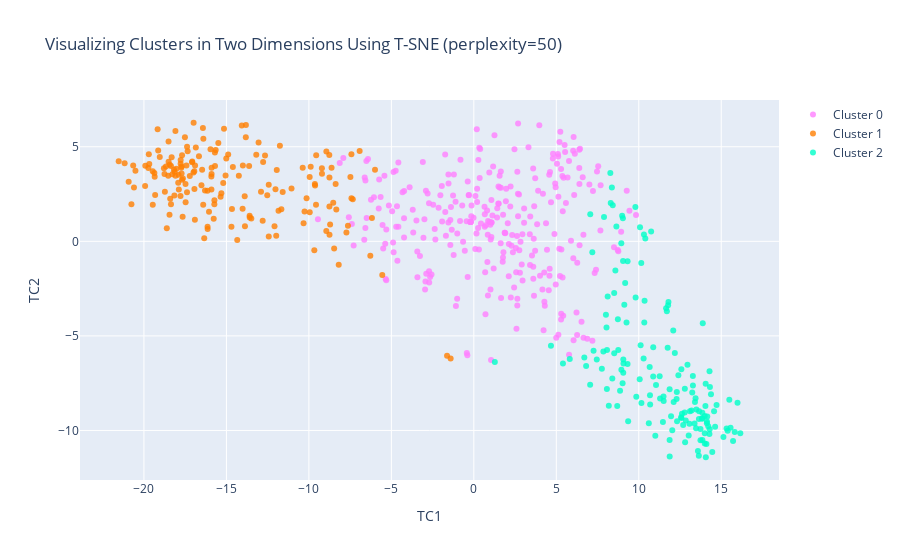

The code cell stored with this chart in its notebook:
### Code cell
#trace1 is for 'Cluster 0'
trace1 = go.Scatter(
                    x = cluster0["TC1_2d"],
                    y = cluster0["TC2_2d"],
                    mode = "markers",
                    name = "Cluster 0",
                    marker = dict(color = 'rgba(255, 128, 255, 0.8)'),
                    text = None)

#trace2 is for 'Cluster 1'
trace2 = go.Scatter(
                    x = cluster1["TC1_2d"],
                    y = cluster1["TC2_2d"],
                    mode = "markers",
                    name = "Cluster 1",
                    marker = dict(color = 'rgba(255, 128, 2, 0.8)'),
                    text = None)


#trace3 is for 'Cluster 2'
trace3 = go.Scatter(
                    x = cluster2["TC1_2d"],
                    y = cluster2["TC2_2d"],
                    mode = "markers",
                    name = "Cluster 2",
                    marker = dict(color = 'rgba(0, 255, 200, 0.8)'),
                    text = None)

trace4 = go.Scatter(
                    x = cluster3["TC1_2d"],
                    y = cluster3["TC2_2d"],
                    mode = "markers",
                    name = "Cluster 3",
                    marker = dict(color = 'rgba(128, 255, 100, 0.8)'),
                    text = None)

trace5 = go.Scatter(
                    x = cluster4["TC1_2d"],
                    y = cluster4["TC2_2d"],
                    mode = "markers",
                    name = "Cluster 4",
                    marker = dict(color = 'rgba(0, 0, 200, 0.8)'),
                    text = None)

data = [trace1, trace2, trace3, trace4, trace5]

title = "Visualizing Clusters in Two Dimensions Using T-SNE (perplexity=" + str(perplexity) + ")"

layout = dict(title = title,
              xaxis= dict(title= 'TC1',ticklen= 5,zeroline= False),
              yaxis= dict(title= 'TC2',ticklen= 5,zeroline= False)
             )

fig = dict(data = data, layout = layout)

iplot(fig)

### Figure 1 — Plotly figure (JSON) as saved in the notebook; plotly's stock layout.template omitted (floating-point values rounded to 4 significant figures; data arrays with more than 128 entries replaced by an {"elided": "..."} marker saying what was removed)
{"data": [{"marker": {"color": "rgba(255, 128, 255, 0.8)"}, "mode": "markers", "name": "Cluster 0", "type": "scatter", "x": {"elided": "290 float values"}, "y": {"elided": "290 float values"}}, {"marker": {"color": "rgba(255, 128, 2, 0.8)"}, "mode": "markers", "name": "Cluster 1", "type": "scatter", "x": {"elided": "176 float values"}, "y": {"elided": "176 float values"}}, {"marker": {"color": "rgba(0, 255, 200, 0.8)"}, "mode": "markers", "name": "Cluster 2", "type": "scatter", "x": {"elided": "154 float values"}, "y": {"elided": "154 float values"}}, {"marker": {"color": "rgba(128, 255, 100, 0.8)"}, "mode": "markers", "name": "Cluster 3", "type": "scatter", "x": [], "y": []}, {"marker": {"color": "rgba(0, 0, 200, 0.8)"}, "mode": "markers", "name": "Cluster 4", "type": "scatter", "x": [], "y": []}], "layout": {"title": {"text": "Visualizing Clusters in Two Dimensions Using T-SNE (perplexity=50)"}, "xaxis": {"ticklen": 5, "title": {"text": "TC1"}, "zeroline": false}, "yaxis": {"ticklen": 5, "title": {"text": "TC2"}, "zeroline": false}}}
